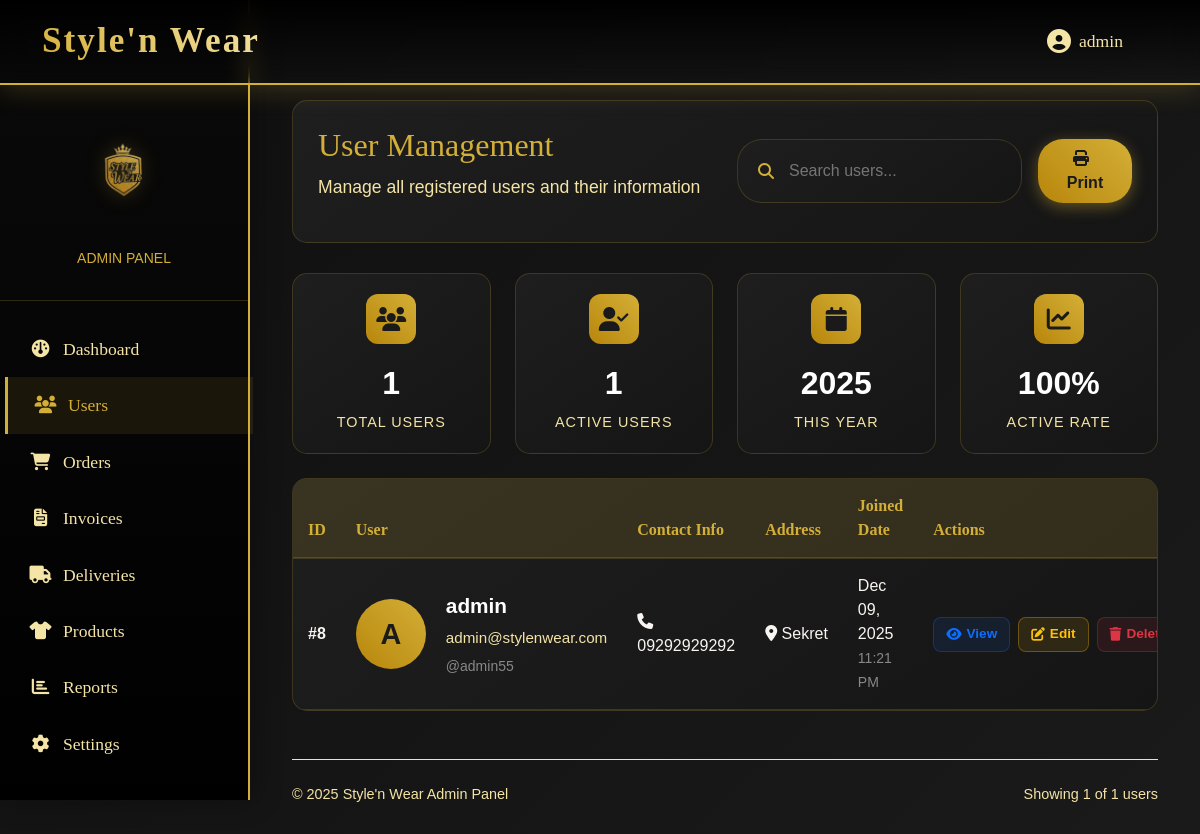
The page /Admin/users.php (signed in) on the database its author committed.
### tables this page shows
CREATE TABLE `user_info` (
  `user_info_id` int(11) NOT NULL,
  `user_id` int(11) NOT NULL,
  `address` varchar(255) DEFAULT NULL,
  `contact_no` varchar(30) DEFAULT NULL,
  `other_notes` text DEFAULT NULL
);

CREATE TABLE `users` (
  `user_id` int(11) NOT NULL,
  `fullname` varchar(100) NOT NULL,
  `username` varchar(50) NOT NULL,
  `password_hash` varchar(255) NOT NULL,
  `email` varchar(150) NOT NULL,
  `date_joined` timestamp NOT NULL DEFAULT current_timestamp()
);

### Admin/users.php (the view, shortened to what this page needs)
<?php
try {
    $host = 'localhost';
    $dbname = 'stylenwear_db';
    $dbuser = 'root';
    $dbpass = '';
    $pdo = new PDO("mysql:host=$host;dbname=$dbname;charset=utf8", $dbuser, $dbpass);
    $pdo->setAttribute(PDO::ATTR_ERRMODE, PDO::ERRMODE_EXCEPTION);
    $stmt = $pdo->query("
        SELECT u.*, ui.address, ui.contact_no
        FROM users u
        LEFT JOIN user_info ui ON u.user_id = ui.user_id
        ORDER BY u.date_joined DESC
    ");
    $users = $stmt->fetchAll();
    $totalUsers = $pdo->query("SELECT COUNT(*) FROM users")->fetchColumn();
} catch(PDOException $e) {
    die("Database error: " . $e->getMessage());
}
function e($s) {
    return htmlspecialchars($s ?? '', ENT_QUOTES, 'UTF-8');
}
?>
<!DOCTYPE html>
<html lang="en">
<head>
    <link href="https://cdn.jsdelivr.net/npm/bootstrap@5.3.0/dist/css/bootstrap.min.css" rel="stylesheet">
    <link rel="stylesheet" href="https://cdnjs.cloudflare.com/ajax/libs/font-awesome/6.4.0/css/all.min.css">
    <link rel="stylesheet" href="../css/users-style.css">
</head>
<body>
    <nav class="luxury-header">
        <div class="container">
            <div class="d-flex justify-content-between align-items-center">
                <div class="brand-title">
                    Style'n Wear
                </div>
                <div class="d-flex align-items-center">
                    <div class="dropdown">
                        <a href="#" class="nav-link d-flex align-items-center" data-bs-toggle="dropdown">
                            <i class="fas fa-user-circle me-2" style="font-size: 1.5rem;"></i>
                            <span><?php echo e($_SESSION['admin_name'] ?? 'Admin'); ?></span>
                        </a>
                    </div>
                </div>
            </div>
        </div>
    </nav>
    <aside class="admin-sidebar">
        <div class="sidebar-logo">
            <img src="../image/stylenwear.png" alt="Style'n Wear Logo">
            <div class="mt-3" style="color: var(--gold);">
                <small>ADMIN PANEL</small>
            </div>
        </div>
        <div class="sidebar-menu">
            <a href="dashboard.php" class="sidebar-item">
                <i class="fas fa-dashboard"></i>Dashboard
            </a>
            <a href="users.php" class="sidebar-item active">
                <i class="fas fa-users"></i>Users
            </a>
            <a href="orders.php" class="sidebar-item">
                <i class="fas fa-shopping-cart"></i>Orders
            </a>
            <a href="invoice_list.php" class="sidebar-item">
                <i class="fas fa-file-invoice"></i>Invoices
            </a>
            <a href="deliveries.php" class="sidebar-item">
                <i class="fas fa-truck"></i>Deliveries
            </a>
            <a href="products.php" class="sidebar-item">
                <i class="fas fa-tshirt"></i>Products
            </a>
            <a href="reports.php" class="sidebar-item">
                <i class="fas fa-chart-bar"></i>Reports
            </a>
            <a href="settings.php" class="sidebar-item">
                <i class="fas fa-cog"></i>Settings
            </a>
        </div>
    </aside>
    <main class="admin-content">
        <div class="container-fluid">
            <div class="page-header">
                <div class="row align-items-center">
                    <div class="col-md-6">
                        <h1 class="page-title">User Management</h1>
                        <p class="page-subtitle">Manage all registered users and their information</p>
                    </div>
                    <div class="col-md-6">
                        <div class="d-flex justify-content-end gap-3">
                            <div class="search-box">
                                <i class="fas fa-search"></i>
                                <input type="text" id="searchUsers" placeholder="Search users...">
                            </div>
                            <button class="btn logout-btn" onclick="window.print()">
                                <i class="fas fa-print me-2"></i>Print
                            </button>
                        </div>
                    </div>
                </div>
            </div>
            <div class="row mb-4">
                <div class="col-md-3">
                    <div class="stats-card">
                        <div class="stats-icon">
                            <i class="fas fa-users"></i>
                        </div>
                        <div class="stats-value"><?php echo e($totalUsers); ?></div>
                        <div class="stats-label">Total Users</div>
                    </div>
                </div>
                <div class="col-md-3">
                    <div class="stats-card">
                        <div class="stats-icon">
                            <i class="fas fa-user-check"></i>
                        </div>
                        <div class="stats-value"><?php echo e($totalUsers); ?></div>
                        <div class="stats-label">Active Users</div>
                    </div>
                </div>
                <div class="col-md-3">
                    <div class="stats-card">
                        <div class="stats-icon">
                            <i class="fas fa-calendar"></i>
                        </div>
                        <div class="stats-value"><?php echo e(date('Y')); ?></div>
                        <div class="stats-label">This Year</div>
                    </div>
                </div>
                <div class="col-md-3">
                    <div class="stats-card">
                        <div class="stats-icon">
                            <i class="fas fa-chart-line"></i>
                        </div>
                        <div class="stats-value">100%</div>
                        <div class="stats-label">Active Rate</div>
                    </div>
                </div>
            </div>
            <div class="admin-table">
                <div class="table-responsive">
                    <table class="table mb-0">
                        <thead>
                            <tr>
                                <th>ID</th>
                                <th>User</th>
                                <th>Contact Info</th>
                                <th>Address</th>
                                <th>Joined Date</th>
                                <th>Actions</th>
                            </tr>
                        </thead>
                        <tbody>
                            <?php foreach ($users as $user):
                                $initial = strtoupper(substr($user['fullname'], 0, 1));
                                $joinDate = date('M d, Y', strtotime($user['date_joined']));
                                $joinTime = date('h:i A', strtotime($user['date_joined']));
                            ?>
                            <tr>
                                <td><strong>#<?php echo e($user['user_id']); ?></strong></td>
                                <td>
                                    <div class="d-flex align-items-center">
                                        <div class="user-avatar">
                                            <?php echo e($initial); ?>
                                        </div>
                                        <div>
                                            <div class="user-name"><?php echo e($user['fullname']); ?></div>
                                            <div class="user-email"><?php echo e($user['email']); ?></div>
                                            <small class="text-muted">@<?php echo e($user['username']); ?></small>
                                        </div>
                                    </div>
                                </td>
                                <td>
                                    <?php if (!empty($user['contact_no'])): ?>
                                        <div><i class="fas fa-phone"></i> <?php echo e($user['contact_no']); ?></div>
                                    <?php else: ?>
                                        <span class="text-muted">No contact</span>
                                    <?php endif; ?>
                                </td>
                                <td>
                                    <?php if (!empty($user['address'])): ?>
                                        <div class="text-truncate" style="max-width: 200px;" title="<?php echo e($user['address']); ?>">
                                            <i class="fas fa-map-marker-alt"></i> <?php echo e($user['address']); ?>
                                        </div>
                                    <?php else: ?>
                                        <span class="text-muted">No address</span>
                                    <?php endif; ?>
                                </td>
                                <td>
                                    <div><?php echo e($joinDate); ?></div>
                                    <small class="text-muted"><?php echo e($joinTime); ?></small>
                                </td>
                                <td>
                                    <div class="d-flex gap-2">
                                        <button class="action-btn btn-view" onclick="viewUser(<?php echo e($user['user_id']); ?>)">
                                            <i class="fas fa-eye"></i> View
                                        </button>
                                        <button class="action-btn btn-edit" onclick="editUser(<?php echo e($user['user_id']); ?>)">
                                            <i class="fas fa-edit"></i> Edit
                                        </button>
                                        <button class="action-btn btn-delete" onclick="deleteUser(<?php echo e($user['user_id']); ?>)">
                                            <i class="fas fa-trash"></i> Delete
                                        </button>
                                    </div>
                                </td>
                            </tr>
                            <?php endforeach; ?>
                        </tbody>
                    </table>
                </div>
            </div>
            <footer class="mt-5 pt-4 border-top" style="border-color: rgba(212, 175, 55, 0.2);">
                <div class="d-flex justify-content-between align-items-center" style="color: var(--gold-light); font-size: 0.9rem;">
                    <div>© <?php echo date('Y'); ?> Style'n Wear Admin Panel</div>
                    <div>
                        Showing <?php echo count($users); ?> of <?php echo e($totalUsers); ?> users
                    </div>
                </div>
            </footer>
        </div>
    </main>
</body>
</html>

### Admin/users.php (style rules this page uses)
.admin-content .table { --bs-table-bg: transparent !important; --bs-table-color: #f8f5f0 !important; background-color: transparent !important; border-color: rgba(212, 175, 55, 0.2) !important; }
.admin-content .table th, .admin-content .table td { background-color: transparent !important; color: #f8f5f0 !important; border-color: rgba(212, 175, 55, 0.2) !important; }
.admin-content .table thead th { background-color: rgba(212, 175, 55, 0.15) !important; color: #d4af37 !important; }
.text-muted { color: #888 !important; }

### rows shown on the page
user_info: user.user_id "8", user.fullname "A", user.fullname "admin", user.email "admin@stylenwear.com", user.username "admin55", contact_no "09292929292", address "Sekret", user.date_joined "Dec 09, 2025", user.date_joined "11:21 PM"

### other values the page prints
$_SESSION['admin_name'] "admin"
$totalUsers "1"
count($users) "1"
